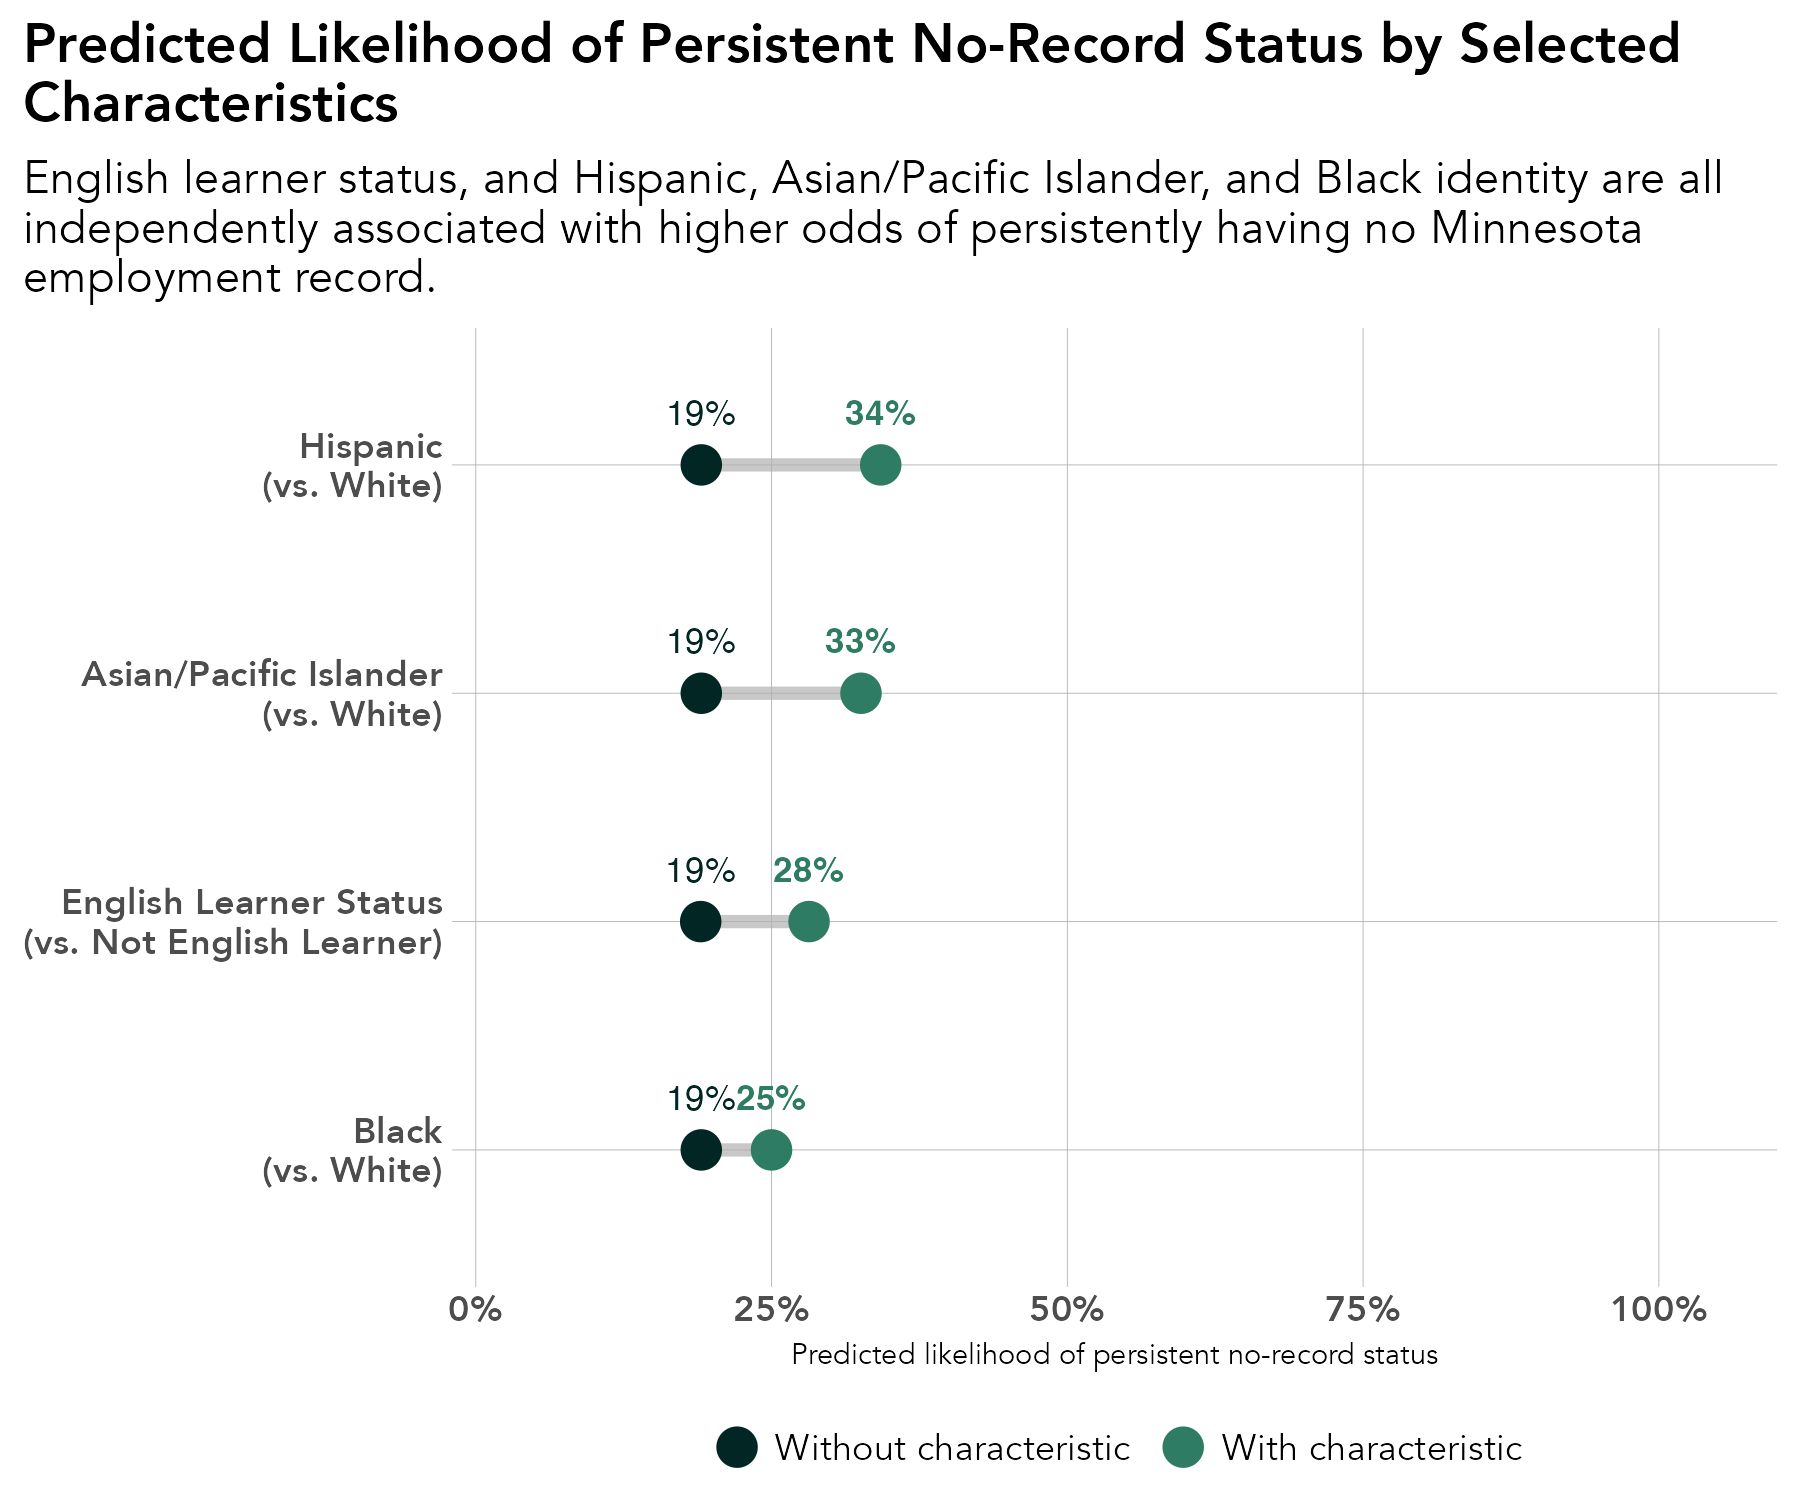

Write the R code that produced this figure.
# library -----------------------------------------------------------------
library(tidyverse)
library(sf)
library(ggrepel)
library(scales)
library(ggiraph)
library(rmapshaper)
library(cowplot)
library(RColorBrewer)
library(readxl)
library(lubridate)
library(readxl)
library(systemfonts)
reset_font_cache()
library(ggtext)
library(janitor)
library(cowplot)


rm(list = ls())

# themes ------------------------------------------------------------------
theme_bar <- theme_bw() +
  theme(panel.grid.major = element_line(color = "grey70", size = 0.1),
        panel.grid.minor = element_blank(),
        axis.ticks = element_blank(),
        axis.text = element_text(face = "bold"),
        panel.border = element_blank(),
        legend.background = element_rect(fill = "transparent", color = "transparent"),
        legend.key = element_rect(fill = "transparent"),
        legend.key.size = unit(1, "lines"),
        legend.margin = margin(0,0,0,0),
        legend.title = element_blank(),
        legend.text = element_text(margin = margin(l = 2)),
        text = element_text(family = "Avenir") ,
        plot.title.position = "plot",
        plot.title = element_text(face = "bold"))

theme_line <- theme_bw() +
  theme(legend.background = element_rect(fill = "transparent", color = "transparent"),
        legend.key = element_rect(fill = "transparent"),
        legend.text = element_text(margin = margin(l = 2)),
        panel.grid.minor = element_blank(),
        panel.grid.major = element_line(color = "grey70", size = 0.1),
        axis.ticks = element_blank(),
        axis.text = element_text(face = "bold"),
        panel.border = element_blank(),
        legend.margin = margin(0,0,0,0),
        legend.key.size = unit(1, "lines"),
        text = element_text(family = "Avenir") ,
        plot.title.position = "plot",
        plot.title = element_text(face = "bold"))


theme_sf <- theme_bw() +
  theme(axis.text.x=element_blank(),
        axis.text.y=element_blank(),
        axis.ticks=element_blank(),
        panel.background = element_blank(),
        panel.grid.major = element_line(color = "white"),
        panel.border = element_blank(),
        legend.title = element_blank(),
        legend.text = element_text(margin = margin(l = 2)),
        legend.margin = margin(0,0,0,0),
        legend.key.size = unit(1, "lines"),
        text = element_text(family = "Avenir") ,
        plot.title.position = "plot",
        plot.title = element_text(face = "bold"))

regions <- read_csv("/Users/kellyasche/Library/CloudStorage/GoogleDrive-kasche@ruralmn.org/My Drive/Data Prep/R Projects/Join docs/county_regions.csv") %>%
  select(5,6) %>%
  unique() %>%
  mutate(edr = str_replace(edr, "  ", " "),
         planning.region = str_replace(planning.region, " Minnesota", ""),
         planning.region = fct_relevel(planning.region, "Northwest", "Northeast", "Central", "Seven County Mpls-St Paul", "Southwest", "Southeast"),
         edr = fct_relevel(edr, "EDR 1 - Northwest", "EDR 2 - Headwaters", "EDR 3 - Arrowhead", "EDR 4 - West Central", "EDR 5 - North Central", "EDR 6E- Southwest Central", "EDR 6W- Upper Minnesota Valley", "EDR 7E- East Central", "EDR 7W- Central", "EDR 8 - Southwest", "EDR 9 - South Central", "EDR 10 - Southeast", "EDR 11 - 7 County Twin Cities", "Minnesota"))

counties.regions <- read_csv("/Users/kellyasche/Library/CloudStorage/GoogleDrive-kasche@ruralmn.org/My Drive/Data Prep/R Projects/Join docs/county_regions.csv") %>%
  mutate(countyfp = formatC(countyfp, width = 3, flag = "0"),
         Name = str_to_title(Name),
         Name = str_replace(Name, "Q", "q"),
         Name = str_replace(Name, "Of The", "of the"),
         Name = str_replace(Name, "Mcleod", "McLeod"),
         Dem_Desc = ifelse(Name == "Minnesota", "Minnesota", Dem_Desc) ,
         edr = str_replace(edr, "  ", " "),
         planning.region = str_replace(planning.region, " Minnesota", ""),
         planning.region = fct_relevel(planning.region, "Northwest", "Northeast", "Central", "Seven County Mpls-St Paul", "Southwest", "Southeast"),
         edr = fct_relevel(edr, "EDR 1 - Northwest", "EDR 2 - Headwaters", "EDR 3 - Arrowhead", "EDR 4 - West Central", "EDR 5 - North Central", "EDR 6E- Southwest Central", "EDR 6W- Upper Minnesota Valley", "EDR 7E- East Central", "EDR 7W- Central", "EDR 8 - Southwest", "EDR 9 - South Central", "EDR 10 - Southeast", "EDR 11 - 7 County Twin Cities", "Minnesota"))

color.ruca <- c("Entirely rural" = "#009933", "Town/rural mix" = "#99CC33", "Urban/town/rural mix" = "#CC9966", "Entirely urban" = "#754C29", "Minnesota" = "black")

color.pr <- c("Northwest" = "#4575b4","Northeast" = "grey", "Central" = "#fee090", "Seven County Mpls-St Paul" = "#d73027", "Southwest" = "#91bfdb", "Southeast" = "#fc8d59", "Minnesota" = "black")

color.edr <- c("EDR 1 - Northwest" = "#b3cde3", "EDR 2 - Headwaters" = "#8c96c6", "EDR 3 - Arrowhead" = "#fe9929", "EDR 4 - West Central" = "#8856a7", "EDR 5 - North Central" = "#810f7c", "EDR 6E- Southwest Central" = "#e5f5f9", "EDR 6W- Upper Minnesota Valley" = "#bdc9e1", "EDR 7E- East Central" = "#99d8c9", "EDR 7W- Central" = "#2ca25f", "EDR 8 - Southwest" = "#74a9cf", "EDR 9 - South Central" = "#0570b0", "EDR 10 - Southeast" = "#d7301f", "EDR 11 - 7 County Twin Cities" = "#d8b365", "Minnesota" = "black")

color.pr.edr <- c ("Northwest" = "#4575b4","Northeast" = "#e0f3f8", "Central" = "#fee090", "Seven County Mpls-St Paul" = "#d73027", "Southwest" = "#91bfdb", "Southeast" = "#fc8d59", "Minnesota" = "black", "EDR 1 - Northwest" = "#b3cde3", "EDR 2 - Headwaters" = "#8c96c6", "EDR 3 - Arrowhead" = "#fe9929", "EDR 4 - West Central" = "#8856a7", "EDR 5 - North Central" = "#810f7c", "EDR 6E- Southwest Central" = "#e5f5f9", "EDR 6W- Upper Minnesota Valley" = "#bdc9e1", "EDR 7E- East Central" = "#99d8c9", "EDR 7W- Central" = "#2ca25f", "EDR 8 - Southwest" = "#74a9cf", "EDR 9 - South Central" = "#0570b0", "EDR 10 - Southeast" = "#d7301f", "EDR 11 - 7 County Twin Cities" = "#d8b365")

color.six <- c("#009933", "#4575b4", "grey", "#fee090", "#fc8d59", "#d73027")

mn_counties <- st_read("/Users/kellyasche/Library/CloudStorage/GoogleDrive-kasche@ruralmn.org/My Drive/Data Prep/R Projects/Shapefiles/County shapefiles/MNCounties_MNDOT.shp", quiet = TRUE) %>%
  ms_simplify(keep = .01, keep_shapes = TRUE) %>%
  rename("countyfp" = "FIPS_CODE")

primary_colors <- c("#012623", "#2E7C63", "#8B601F", "#9B3F24", "grey")

alt_colors     <- c("#012623", "#9B3F24", "#E6A762", "#8B601F", "#222222")

expanded_colors <- c("#012623",   # Deep Field Green
                     "#9B3F24",   # Earth Red
                     "#2E7C63",   # Community Green
                     "#E6A762",   # Warm Accent
                     "#8B601F",   # Heritage Brown
                     "#0F5952",   # Secondary Green
                     "#222222",   # Dark Neutral
                     "grey")      # Light-mid neutral


# Prep data ---------------------------------------------------------------

original <- read_csv("Data/SLEDS/Masters/Master-non-college-grads-disconnection.csv") 


master.disc <- original %>%
  filter(grad.year > 2010,
         !is.na(pseo.participant)) %>%
  mutate(
    Gender              = fct_relevel(Gender, "M"),
    RaceEthnicity       = fct_relevel(RaceEthnicity, "White"),
    economic.status = as_factor(economic.status),
    economic.status     = fct_relevel(economic.status, "0"),
    SpecialEdStatus = as_factor(SpecialEdStatus),
    SpecialEdStatus     = fct_relevel(SpecialEdStatus, "0"),
    english.learner = as_factor(english.learner),
    english.learner     = fct_relevel(english.learner, "0"),
    Dem_Desc            = fct_relevel(Dem_Desc, "Entirely rural"),
    pseo.participant = as_factor(pseo.participant),
    pseo.participant    = fct_relevel(pseo.participant, "0"),
    took.ACT            = fct_relevel(took.ACT, "No"),
    ap.exam = as_factor(ap.exam),
    ap.exam             = fct_relevel(ap.exam, "0"),
    cte.achievement     = fct_relevel(cte.achievement, "No CTE"),
    attended.ps         = fct_relevel(attended.ps, "No"),
    
    # ACT missing-indicator recode - confirmed safe: missingness fully
    # explained by took.ACT (9,228 No/missing, 5,941 Yes/present, zero mismatches)
    ACTCompositeScore.filled = ifelse(is.na(ACTCompositeScore), 0, ACTCompositeScore),
    
    # Dependent variables: binary persistence indicators
    persistent.non_sustained = ifelse(non_sustained.cat == "Persistently non-sustained", 1, 0),
    persistent.no_record     = ifelse(no_record.cat == "Persistently no-record", 1, 0)
  )

model3_no_record <- glm(
  persistent.no_record ~
    Gender +
    RaceEthnicity +
    economic.status +
    SpecialEdStatus +
    english.learner +
    Dem_Desc +
    avg.wages.pct.state +
    avg.unemp.rate +
    pseo.participant +
    took.ACT +
    ACTCompositeScore.filled +
    ap.exam +
    cte.achievement +
    attended.ps,
  family = binomial,
  data = master.disc
)


# ---- Organizational color palette ----
color_baseline <- "#012623"  # Deep Field Green
color_highlight <- "#2E7C63" # Community Green

# ---- Helper: average marginal effect (marginal standardization) ----
amp <- function(model, data, var, value) {
  data[[var]] <- value
  mean(predict(model, newdata = data, type = "response"))
}

# ---- Compute values for each characteristic ----
# NOTE: replace `model3_no_record` with your fitted no-record model object

dumbbell_data <- tibble(
  characteristic = c(
    "English Learner Status\n(vs. Not English Learner)",
    "Hispanic\n(vs. White)",
    "Asian/Pacific Islander\n(vs. White)",
    "Black\n(vs. White)"
  ),
  baseline_pct = c(
    amp(model3_no_record, master.disc, "english.learner", "0"),
    amp(model3_no_record, master.disc, "RaceEthnicity", "White"),
    amp(model3_no_record, master.disc, "RaceEthnicity", "White"),
    amp(model3_no_record, master.disc, "RaceEthnicity", "White")
  ),
  higher_pct = c(
    amp(model3_no_record, master.disc, "english.learner", "1"),
    amp(model3_no_record, master.disc, "RaceEthnicity", "Hispanic"),
    amp(model3_no_record, master.disc, "RaceEthnicity", "Asian/PI"),
    amp(model3_no_record, master.disc, "RaceEthnicity", "Black")
  )
) %>%
  mutate(
    gap = higher_pct - baseline_pct,
    characteristic = factor(characteristic, levels = characteristic[order(gap)])
  )

# ---- Dumbbell chart, with a proper legend ----

ggplot(dumbbell_data, aes(y = characteristic)) +
  geom_segment(aes(x = baseline_pct, xend = higher_pct, yend = characteristic),
               color = "#B0B0B0", linewidth = 1.5, alpha = 0.7) +
  geom_point(aes(x = baseline_pct, color = "Without characteristic"), size = 4) +
  geom_point(aes(x = higher_pct, color = "With characteristic"), size = 4) +
  geom_text(aes(x = baseline_pct, label = percent(baseline_pct, accuracy = 1)),
            vjust = -1.6, size = 3, color = color_baseline) +
  geom_text(aes(x = higher_pct, label = percent(higher_pct, accuracy = 1)),
            vjust = -1.6, size = 3, color = color_highlight, fontface = "bold") +
  scale_color_manual(
    name = NULL,
    values = c("Without characteristic" = color_baseline, 
               "With characteristic" = color_highlight),
    breaks = c("Without characteristic", "With characteristic")
  ) +
  scale_x_continuous(labels = percent, limits = c(0, 1),
                     expand = expansion(mult = c(0.02, 0.1))) +
  labs(
    x = "Predicted likelihood of persistent no-record status",
    y = NULL,
    title = "Predicted Likelihood of Persistent No-Record Status by Selected\nCharacteristics",
    subtitle = "English learner status, and Hispanic, Asian/Pacific Islander, and Black identity are all\nindependently associated with higher odds of persistently having no Minnesota\nemployment record."
  ) +
  theme_bar +
  theme(legend.position = "bottom",
        axis.title =  element_text(size = 7))

ggsave(filename = "Charts/Draft 5/persistent-no-mn-emp-record-characteristics.pdf", device = cairo_pdf, dpi = "print", width = 6, height = 5)

ggsave(filename = "Charts/Draft 5/persistent-no-mn-emp-record-characteristics.png", dpi = "print", width = 6, height = 5)
